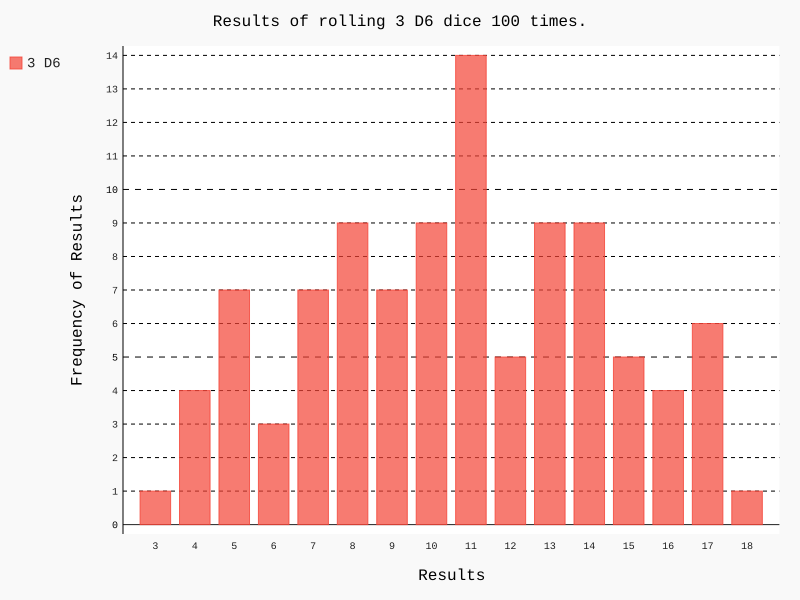

Recreate this plot in Python.
import pygal
from die import Die

# create 3 dice
die_1 = Die()
die_2 = Die()
die_3 = Die()

# roll the dice and generate results
results = []
for roll_num in range(100):
	result = die_1.roll() + die_2.roll() + die_3.roll()
	results.append(result)

# count the frequencies for results
max_results = die_1.num_sides * 3
frequencies = []

for num in range(3, max_results+1):
	frequency = results.count(num)
	frequencies.append(frequency)

# plot frequencies as bar chart
hist = pygal.Bar()

hist.title = "Results of rolling 3 D6 dice 100 times."
hist.x_labels = [x for x in range(3, max_results+1)]
hist.x_title = "Results"
hist.y_title = "Frequency of Results"

hist.add("3 D6", frequencies)
hist.render_to_file("three_dice.svg")
